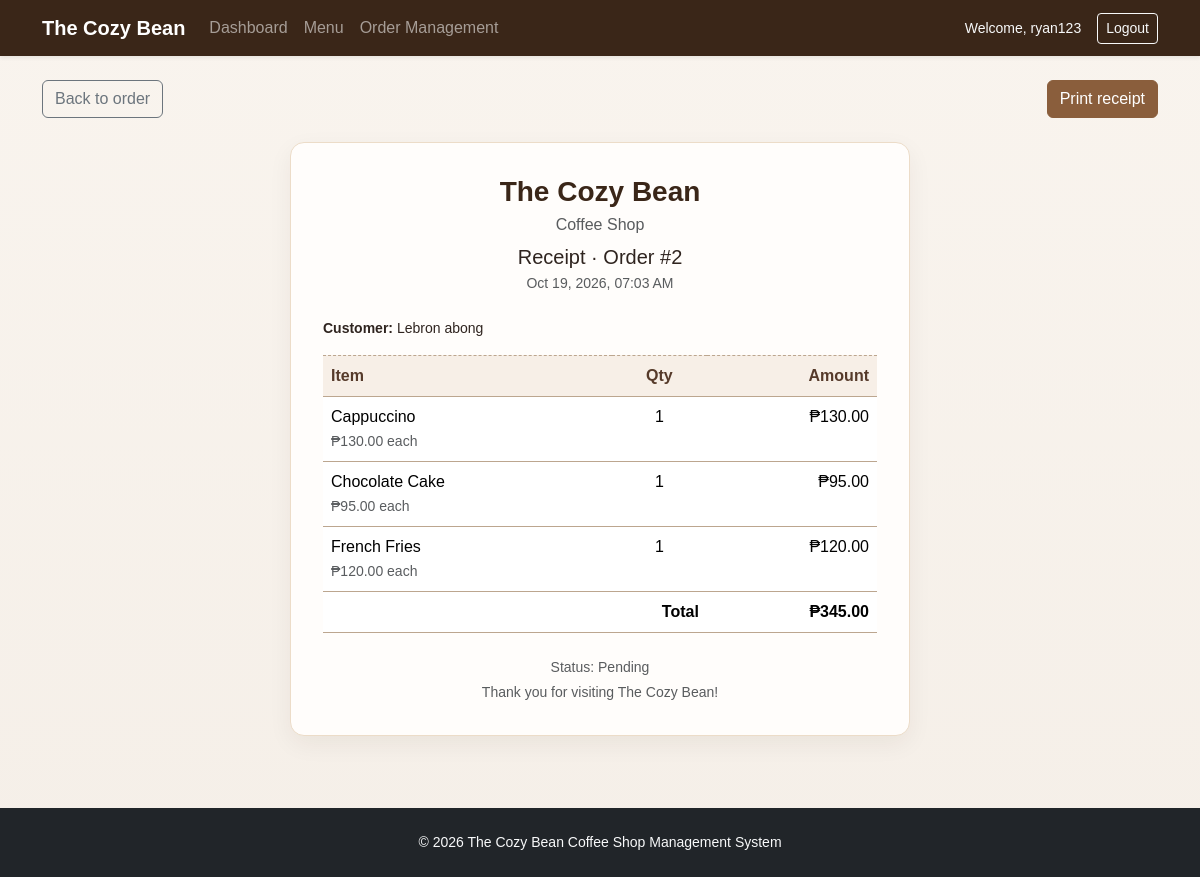
Screenshot of /orders/2/receipt/ (signed in) with the database file from the repository.
### coffee_shop/models.py (models this page shows, shortened)
class Order(models.Model):
    class Status(models.TextChoices):
        PENDING = 'Pending', 'Pending'
        PREPARING = 'Preparing', 'Preparing'
        READY = 'Ready', 'Ready'
        COMPLETED = 'Completed', 'Completed'
        CANCELLED = 'Cancelled', 'Cancelled'
    STATUS_CHOICES = Status.choices
    ALLOWED_TRANSITIONS = {
        Status.PENDING: (Status.PREPARING, Status.CANCELLED),
        Status.PREPARING: (Status.READY, Status.CANCELLED),
        Status.READY: (Status.COMPLETED, Status.CANCELLED),
        Status.COMPLETED: (),
        Status.CANCELLED: (),
    }
    order_date = models.DateTimeField(auto_now_add=True)
    total_amount = models.DecimalField(max_digits=12, decimal_places=2, default=0)
    status = models.CharField(max_length=20, choices=STATUS_CHOICES, default=Status.PENDING)
    customer_name = models.CharField(max_length=150, blank=True)
    notes = models.TextField(blank=True)
    created_by = models.ForeignKey(
        settings.AUTH_USER_MODEL,
        on_delete=models.SET_NULL,
        null=True,
        blank=True,
        related_name='coffee_shop_orders',
    )
    submission_token = models.UUIDField(null=True, blank=True, unique=True, editable=False)
    class Meta:
        ordering = ('-order_date',)

class OrderItem(models.Model):
    order = models.ForeignKey(Order, related_name='items', on_delete=models.CASCADE)
    menu_item = models.ForeignKey(MenuItem, on_delete=models.PROTECT)
    quantity = models.PositiveIntegerField(default=1)
    price = models.DecimalField(max_digits=10, decimal_places=2)
    subtotal = models.DecimalField(max_digits=12, decimal_places=2, default=0)
    class Meta:
        ordering = ('id',)

class MenuItem(models.Model):
    CATEGORY_CHOICES = [
        ('Hot Drinks', 'Hot Drinks'),
        ('Cold Drinks', 'Cold Drinks'),
        ('Pastries', 'Pastries'),
        ('Snacks', 'Snacks'),
    ]
    AVAILABILITY_CHOICES = [
        ('Available', 'Available'),
        ('Out of Stock', 'Out of Stock'),
    ]
    name = models.CharField(max_length=150)
    category = models.CharField(max_length=30, choices=CATEGORY_CHOICES)
    price = models.DecimalField(max_digits=10, decimal_places=2)
    stock_quantity = models.IntegerField(default=0)
    availability = models.CharField(max_length=20, choices=AVAILABILITY_CHOICES, default='Available')
    description = models.TextField(blank=True)
    date_added = models.DateTimeField(auto_now_add=True)
    class Meta:
        ordering = ('category', 'name')

### coffee_shop/views.py (the view)
# urls.py: path('orders/<int:pk>/receipt/', views.order_receipt, name='order_receipt'),
@staff_required
def order_receipt(request, pk):
    order = get_object_or_404(
        Order.objects.select_related('created_by').prefetch_related('items__menu_item'),
        pk=pk,
    )
    return render(request, 'coffee_shop/order_receipt.html', {'order': order})

### coffee_shop/views.py (called while the page is built)
def staff_required(view_func):
    @wraps(view_func)
    @login_required
    def _wrapped_view(request, *args, **kwargs):
        if not request.user.is_staff:
            raise PermissionDenied
        return view_func(request, *args, **kwargs)
    return _wrapped_view

### coffee_shop/templates/coffee_shop/order_receipt.html (shortened to what this page needs)
{% extends 'coffee_shop/base.html' %}
{% block content %}
<div class="receipt-actions d-flex justify-content-between align-items-center mb-4">
    <a href="{% url 'order_detail' order.pk %}" class="btn btn-outline-secondary">Back to order</a>
    <button type="button" class="btn btn-primary" onclick="window.print()">Print receipt</button>
</div>
<article class="receipt-paper mx-auto">
    <header class="text-center mb-4">
        <h1 class="h3 brand-title mb-1">The Cozy Bean</h1>
        <p class="text-muted mb-2">Coffee Shop</p>
        <h2 class="h5 mb-1">Receipt · Order #{{ order.pk }}</h2>
        <p class="small text-muted mb-0">{{ order.order_date|date:'M d, Y, h:i A' }}</p>
    </header>
    {% if order.customer_name %}
        <p class="small mb-3"><strong>Customer:</strong> {{ order.customer_name }}</p>
    {% endif %}
    <table class="table receipt-table">
        <thead><tr><th>Item</th><th class="text-center">Qty</th><th class="text-end">Amount</th></tr></thead>
        <tbody>
            {% for item in order.items.all %}
                <tr>
                    <td>{{ item.menu_item.name }}<br><small class="text-muted">₱{{ item.price|floatformat:2 }} each</small></td>
                    <td class="text-center">{{ item.quantity }}</td>
                    <td class="text-end">₱{{ item.subtotal|floatformat:2 }}</td>
                </tr>
            {% endfor %}
        </tbody>
        <tfoot>
            <tr><th colspan="2" class="text-end">Total</th><th class="text-end">₱{{ order.total_amount|floatformat:2 }}</th></tr>
        </tfoot>
    </table>
    <footer class="text-center small text-muted mt-4">
        <p class="mb-1">Status: {{ order.status }}</p>
        <p class="mb-0">Thank you for visiting The Cozy Bean!</p>
    </footer>
</article>
{% endblock %}

### coffee_shop/templates/coffee_shop/base.html (shortened to what this page needs)
{% load static %}
<!DOCTYPE html>
<html lang="en">
<head>
    <link href="https://cdn.jsdelivr.net/npm/bootstrap@5.3.3/dist/css/bootstrap.min.css" rel="stylesheet">
    <link rel="stylesheet" href="{% static 'coffee_shop/styles.css' %}">
</head>
<body>
    <nav class="navbar navbar-expand-lg navbar-dark cozy-navbar shadow-sm">
        <div class="container">
            <a class="navbar-brand fw-bold" href="{% url 'dashboard' %}">The Cozy Bean</a>
            <div class="collapse navbar-collapse" id="mainNav">
                {% if user.is_authenticated %}
                    <ul class="navbar-nav me-auto mb-2 mb-lg-0">
                        <li class="nav-item"><a class="nav-link" href="{% url 'dashboard' %}">Dashboard</a></li>
                        <li class="nav-item"><a class="nav-link" href="{% url 'menu_list' %}">Menu</a></li>
                        <li class="nav-item"><a class="nav-link" href="{% url 'order_list' %}">Order Management</a></li>
                    </ul>
                    <div class="d-flex align-items-center gap-3">
                        <span class="text-light small">Welcome, {{ user.username }}</span>
                        <form method="post" action="{% url 'logout' %}">
                            <button class="btn btn-outline-light btn-sm" type="submit">Logout</button>
                        </form>
                    </div>
                {% else %}
                    <ul class="navbar-nav ms-auto">
                        <li class="nav-item"><a class="nav-link" href="{% url 'login' %}">Login</a></li>
                    </ul>
                {% endif %}
            </div>
        </div>
    </nav>
    <main class="container py-4">
        {% block content %}{% endblock %}
    </main>
    <footer class="bg-dark text-light py-4 mt-5">
        <div class="container text-center small">
            © {% now 'Y' %} The Cozy Bean Coffee Shop Management System
        </div>
    </footer>
</body>
</html>

### coffee_shop/static/coffee_shop/styles.css (style rules this page uses)
body { background: linear-gradient(180deg, #f9f4ee 0%, #f5efe8 100%); color: #2f241f; font-family: Arial, sans-serif; }
.cozy-navbar { background: #3a2618; }
.brand-title { color: #3a2618; font-weight: 700; }
.btn-primary { background: #8a5e3c; border-color: #8a5e3c; }
.table thead th { background: #f7efe7; color: #563a2a; font-weight: 600; }
.receipt-paper { max-width: 620px; border: 1px solid #ecdcc8; border-radius: 14px; background: #fffdfb; padding: 2rem; box-shadow: 0 8px 24px rgba(58, 38, 24, 0.06); }
.receipt-table { border-top: 1px dashed #bca68f; border-bottom: 1px dashed #bca68f; }

### rows the page displays
Order: pk "2", order_date "Oct 19, 2026, 07:03 AM", customer_name "Lebron abong", total_amount "345.00", status "Pending"
OrderItem: menu_item.name "Cappuccino", price "130.00", quantity "1", subtotal "130.00"
OrderItem: menu_item.name "Chocolate Cake", price "95.00", quantity "1", subtotal "95.00"
OrderItem: menu_item.name "French Fries", price "120.00", quantity "1", subtotal "120.00"

### other values shown
{{ user.username }} "ryan123"
